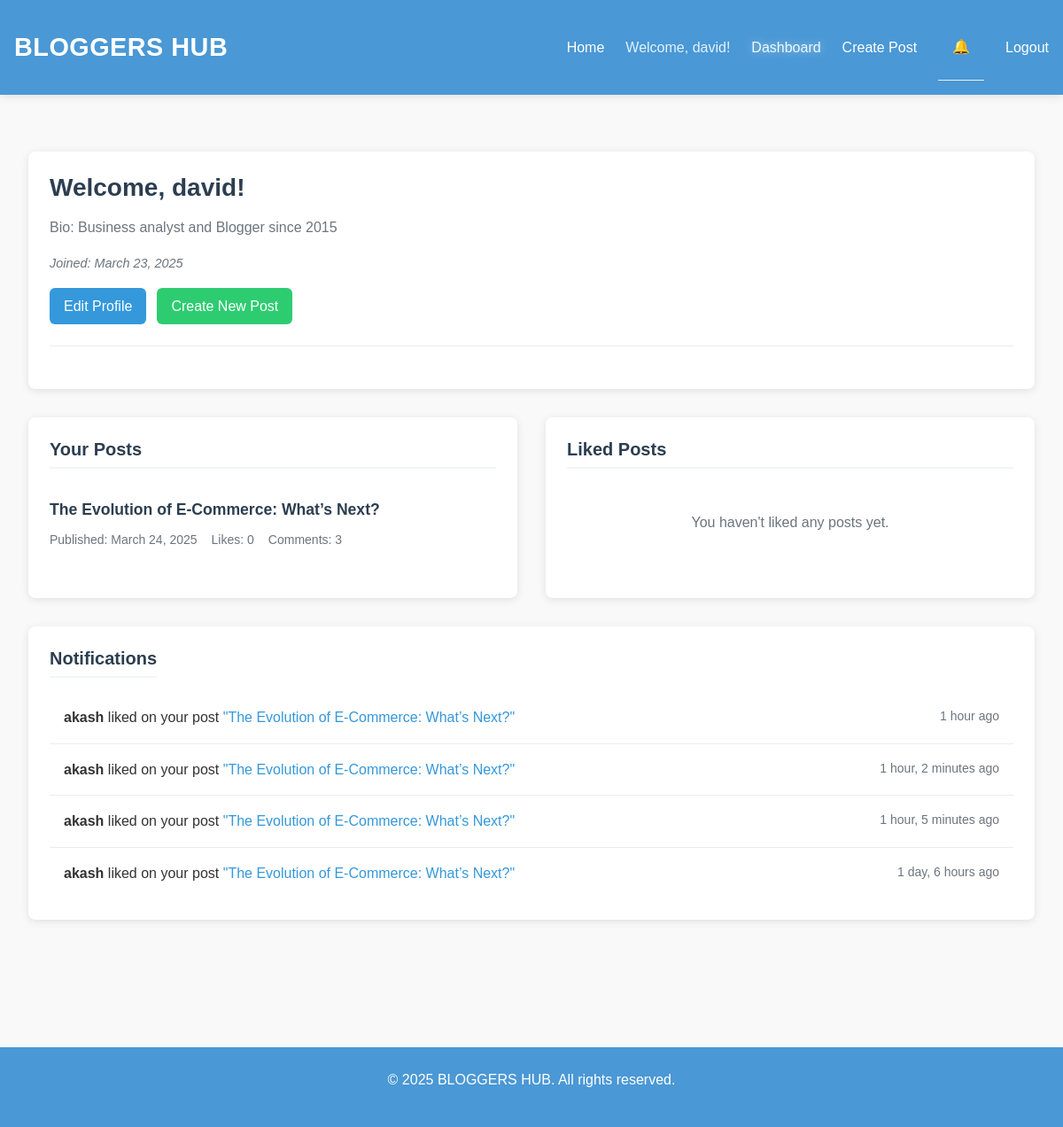
/blog/dashboard/ (signed in), run on the app's committed database.
### blog/models.py (models this page shows, shortened)
class UserProfile(models.Model):
    user = models.OneToOneField(User, on_delete=models.CASCADE)
    bio = models.TextField(max_length=500, blank=True)
    profile_picture = models.ImageField(upload_to='profile_pics/', null=True, blank=True)
    website = models.URLField(max_length=200, blank=True)
    joined_date = models.DateTimeField(auto_now_add=True)
    spam_words = models.TextField(blank=True, help_text="Enter spam words separated by commas")

class Post(models.Model):
    author = models.ForeignKey(User, on_delete=models.CASCADE, related_name='posts')
    title = models.CharField(max_length=200)
    description = models.TextField(help_text="A brief description that appears on the home page", blank=True, null=True)
    content = models.TextField(help_text="The full content of your blog post")
    image = models.ImageField(upload_to='blog_images/', null=True, blank=True)
    published_date = models.DateTimeField(auto_now_add=True)
    last_modified = models.DateTimeField(auto_now=True)
    likes = models.ManyToManyField(User, related_name='liked_posts', blank=True)
    category = models.ForeignKey(Category, on_delete=models.SET_NULL, null=True, blank=True, related_name='posts')
    class Meta:
        ordering = ['-published_date']
    def total_likes(self):
        return self.likes.count()

class Notification(models.Model):
    NOTIFICATION_TYPES = (
        ('like', 'Like'),
        ('comment', 'Comment'),
    )
    recipient = models.ForeignKey(User, on_delete=models.CASCADE, related_name='notifications')
    notification_type = models.CharField(max_length=10, choices=NOTIFICATION_TYPES)
    post = models.ForeignKey(Post, on_delete=models.CASCADE)
    sender = models.ForeignKey(User, on_delete=models.CASCADE, related_name='sent_notifications')
    message = models.CharField(max_length=255)
    created_at = models.DateTimeField(auto_now_add=True)
    is_read = models.BooleanField(default=False)
    class Meta:
        ordering = ['-created_at']

### blog/views.py (the view)
# urls.py: path('dashboard/', views.dashboard, name='dashboard'),
@login_required
def dashboard(request):
    user_posts = Post.objects.filter(author=request.user).order_by('-published_date')
    liked_posts = Post.objects.filter(likes=request.user).order_by('-published_date')
    notifications = Notification.objects.filter(recipient=request.user).order_by('-created_at')[:10]
    unread_notifications_count = Notification.objects.filter(recipient=request.user, is_read=False).count()
    context = {
        'user_posts': user_posts,
        'liked_posts': liked_posts,
        'notifications': notifications,
        'unread_notifications_count': unread_notifications_count,
    }
    return render(request, 'blog/dashboard.html', context)

### blog/context_processors.py (called while the page is built)
def notifications(request):
    if request.user.is_authenticated:
        unread_notifications_count = Notification.objects.filter(recipient=request.user, is_read=False).count()
    else:
        unread_notifications_count = 0
    return {
        'unread_notifications_count': unread_notifications_count
    }

### templates/blog/dashboard.html (shortened to what this page needs)
{% extends 'blog/base.html' %}
{% block content %}
<div class="dashboard-container">
    <div class="dashboard-box">
        <div class="dashboard-header">
            <h2 class="dashboard-title">Welcome, {{ user.username }}!</h2>
            <div class="user-info">
                <p>Bio: {{ user.userprofile.bio|default:"No bio yet" }}</p>
                <p class="join-date">Joined: {{ user.date_joined|date:"F j, Y" }}</p>
            </div>
            <div class="dashboard-actions">
                <a href="{% url 'edit_profile' %}" class="dashboard-btn btn-primary">Edit Profile</a>
                <a href="{% url 'post_create' %}" class="dashboard-btn btn-create">Create New Post</a>
            </div>
        </div>
    </div>
    <div class="dashboard-grid">
        <div class="dashboard-box">
            <h3 class="dashboard-section-title">Your Posts</h3>
            {% if user_posts %}
                <ul class="post-list">
                    {% for post in user_posts %}
                        <li class="post-list-item">
                            <a href="{% url 'post_detail' post.id %}" class="post-list-title">{{ post.title }}</a>
                            <div class="post-list-meta">
                                <span class="post-meta-item">Published: {{ post.published_date|date:"F j, Y" }}</span>
                                <span class="post-meta-item">Likes: {{ post.total_likes }}</span>
                                <span class="post-meta-item">Comments: {{ post.comments.count }}</span>
                            </div>
                        </li>
                    {% endfor %}
                </ul>
            {% else %}
                <div class="empty-state">
                    <p>You haven't created any posts yet.</p>
                    <a href="{% url 'post_create' %}" class="dashboard-btn btn-create">Create Your First Post</a>
                </div>
            {% endif %}
        </div>
        <div class="dashboard-box">
            <h3 class="dashboard-section-title">Liked Posts</h3>
            {% if liked_posts %}
                <ul class="post-list">
                    {% for post in liked_posts %}
                        <li class="post-list-item">
                            <a href="{% url 'post_detail' post.id %}" class="post-list-title">{{ post.title }}</a>
                            <div class="post-list-meta">
                                <span class="post-meta-item">By {{ post.author.username }}</span>
                                <span class="post-meta-item">{{ post.published_date|date:"F j, Y" }}</span>
                            </div>
                        </li>
                    {% endfor %}
                </ul>
            {% else %}
                <div class="empty-state">
                    <p>You haven't liked any posts yet.</p>
                </div>
            {% endif %}
        </div>
    </div>
    <div class="dashboard-box notifications-section" id="notifications">
        <div class="notifications-header">
            <h3 class="dashboard-section-title">Notifications</h3>
        </div>
        {% if notifications %}
            <ul class="notifications-list">
                {% for notification in notifications %}
                    <li class="notification-item {% if not notification.is_read %}unread{% endif %}">
                        <div class="notification-content">
                            <div class="notification-message">
                                <p>
                                    <strong>{{ notification.sender.username }}</strong>
                                    {{ notification.notification_type }}d on your post
                                    <a href="{% url 'post_detail' notification.post.id %}" class="notification-link">
                                        "{{ notification.post.title }}"
                                    </a>
                                </p>
                            </div>
                            <div class="notification-time">
                                {{ notification.created_at|timesince }} ago
                            </div>
                        </div>
                    </li>
                {% endfor %}
            </ul>
        {% else %}
            <div class="no-notifications">
                <p>No notifications yet.</p>
            </div>
        {% endif %}
    </div>
</div>
{% endblock %}

### templates/blog/base.html (shortened to what this page needs)
{% load static %}
<!DOCTYPE html>
<html lang="en">
<head>
    <link href="https://cdn.jsdelivr.net/npm/bootstrap@5.3.0/dist/css/bootstrap.min.css" rel="stylesheet">
    <link rel="stylesheet" href="{% static 'css/style.css' %}">
</head>
<body>
    <header>
        <div class="header-content">
            <h1 class="site-title">
                <a href="{% url 'post_list' %}">BLOGGERS HUB</a>
            </h1>
            <nav>
                <ul>
                    <li><a href="{% url 'post_list' %}" {% if request.path == '/blog/' %}class="active"{% endif %}>Home</a></li>
                    {% if user.is_authenticated %}
                        <li><span class="welcome-message">Welcome, {{ user.username }}!</span></li>
                        <li><a href="{% url 'dashboard' %}" {% if request.path == '/blog/dashboard/' %}class="active"{% endif %}>Dashboard</a></li>
                        <li><a href="{% url 'post_create' %}" {% if request.path == '/blog/post/create/' %}class="active"{% endif %}>Create Post</a></li>
                        <li class="notification-item">
                            <a href="{% url 'dashboard' %}#notifications" class="notification-link">
                                <span class="notification-icon">🔔</span>
                            </a>
                        </li>
                        <li>
                            <form method="post" action="{% url 'logout' %}" class="logout-form">
                                <button type="submit" class="logout-button">Logout</button>
                            </form>
                        </li>
                    {% else %}
                        <li><a href="{% url 'login' %}" {% if 'login' in request.path %}class="active"{% endif %}>Login</a></li>
                        <li><a href="{% url 'register' %}" {% if 'register' in request.path %}class="active"{% endif %}>Register</a></li>
                    {% endif %}
                </ul>
            </nav>
        </div>
    </header>
    <main class="container">
        {% block content %}
        {% endblock %}
    </main>
    <footer>
        <div class="footer-content">
            <p>&copy; {% now "Y" %} BLOGGERS HUB. All rights reserved.</p>
        </div>
    </footer>
</body>
</html>

### static/css/style.css (style rules this page uses)
header { background-color: #4a98d5; color: white; padding: 1rem 0; box-shadow: 0 2px 10px rgba(0,0,0,0.1); }
.header-content { display: flex; justify-content: space-between; align-items: center; max-width: 1200px; margin: 0 auto; padding: 0 1rem; }
.site-title a { color: white; text-decoration: none; font-size: 1.8rem; font-weight: 700; letter-spacing: 0.5px; transition: all 0.3s ease; }
nav ul { display: flex; list-style: none; margin: 0; padding: 0; align-items: center; gap: 1.5rem; }
nav ul li { margin: 0; padding: 0; }
nav ul li a { color: white; text-decoration: none; font-weight: 500; padding: 0.5rem 0; transition: color 0.3s ease; white-space: nowrap; }
nav ul li a:hover, nav ul li a.active { color: #f0f8ff; text-shadow: 0 0 10px rgba(255,255,255,0.5); }
nav ul li .notification-link { position: relative; display: inline-flex; align-items: center; text-decoration: none; color: white; }
.welcome-message { color: #e3f2fd; font-weight: 500; white-space: nowrap; }
.logout-button { background: none; border: none; color: white; font-weight: 500; cursor: pointer; padding: 0.5rem 0; transition: color 0.3s ease; white-space: nowrap; }
footer { background-color: #4a98d5; color: white; padding: 1.5rem 0; text-align: center; margin-top: 3rem; }
.footer-content { max-width: 1200px; margin: 0 auto; padding: 0 1rem; }

### templates/blog/base.html (style rules this page uses)
body { font-family: 'Arial', sans-serif; line-height: 1.6; margin: 0; padding: 0; color: #333; background-color: #f9f9f9; }
.container { max-width: 1200px; margin: 0 auto; padding: 2rem 1rem; }
.btn-primary { background-color: #3498db; border-color: #3498db; padding: 0.5rem 1rem; border-radius: 4px; color: white; text-decoration: none; display: inline-block; }

### templates/blog/dashboard.html (style rules this page uses)
.dashboard-container { max-width: 1200px; margin: 0 auto; padding: 2rem 1rem; }
.dashboard-box { background-color: #fff; border-radius: 8px; box-shadow: 0 2px 10px rgba(0,0,0,0.1); padding: 1.5rem; margin-bottom: 2rem; transition: transform 0.3s ease, box-shadow 0.3s ease; }
.dashboard-header { margin-bottom: 1.5rem; border-bottom: 1px solid #e9ecef; padding-bottom: 1.5rem; }
.dashboard-title { font-size: 1.75rem; color: #2c3e50; margin-bottom: 1rem; font-weight: 700; }
.dashboard-section-title { font-size: 1.25rem; font-weight: 600; margin-bottom: 1rem; padding-bottom: 0.5rem; border-bottom: 2px solid #f1f5f9; color: #2c3e50; }
.dashboard-grid { display: grid; grid-template-columns: 1fr 1fr; gap: 2rem; }
.user-info { margin-bottom: 1rem; color: #6c757d; }
.join-date { font-style: italic; font-size: 0.9rem; }
.dashboard-actions { display: flex; gap: 0.75rem; flex-wrap: wrap; }
.dashboard-btn { display: inline-block; padding: 0.5rem 1rem; border-radius: 6px; text-decoration: none; font-weight: 500; transition: background-color 0.3s ease; }
.btn-primary { background-color: #3498db; color: white; }
.btn-create { background-color: #2ecc71; color: white; }
.post-list { list-style: none; padding: 0; margin: 0; }
.post-list-item { padding: 1rem 0; border-bottom: 1px solid #e9ecef; }
.post-list-item:last-child { border-bottom: none; }
.post-list-title { display: block; font-size: 1.1rem; font-weight: 600; color: #2c3e50; text-decoration: none; margin-bottom: 0.5rem; transition: color 0.2s ease; }
.post-list-meta { display: flex; flex-wrap: wrap; gap: 1rem; font-size: 0.875rem; color: #6c757d; }
.empty-state { text-align: center; padding: 2rem 0; color: #6c757d; }
.notifications-header { display: flex; justify-content: space-between; align-items: center; }
.notifications-list { list-style: none; padding: 0; margin: 0; }
.notification-item { padding: 1rem; border-bottom: 1px solid #e9ecef; transition: background-color 0.2s ease; }
.notification-item:last-child { border-bottom: none; }
.notification-content { display: flex; justify-content: space-between; align-items: flex-start; }
.notification-message { flex: 1; margin-right: 1rem; }
.notification-message p { margin: 0; }
.notification-time { color: #6c757d; font-size: 0.875rem; white-space: nowrap; }
.notification-link { color: #3498db; text-decoration: none; font-weight: 500; }

### data on the page
Post: title "The Evolution of E-Commerce: What’s Next?", published_date "March 24, 2025", total_likes "0", comments.count "3"
Notification: sender.username "akash", notification_type "like", post "The Evolution of E-Commerce: What’s Next?", created_at "1 hour"
Notification: sender.username "akash", notification_type "like", post "The Evolution of E-Commerce: What’s Next?", created_at "1 hour, 2 minutes"
Notification: sender.username "akash", notification_type "like", post "The Evolution of E-Commerce: What’s Next?", created_at "1 hour, 5 minutes"
Notification: sender.username "akash", notification_type "like", post "The Evolution of E-Commerce: What’s Next?", created_at "1 day, 6 hours"

### other printed values
{{ user.username }} "david"
{{ user.userprofile.bio|default:"No bio yet" }} "Business analyst and Blogger since 2015"
{{ user.date_joined|date:"F j, Y" }} "March 23, 2025"
